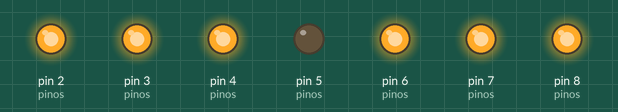
Recording of a sketch running on a simulated Arduino Uno, built with avr-gcc and run on an emulated ATmega328P. On the bench: output pins drawn as LEDs (lit = HIGH).

Above: at 0.5 s.
At 2.5 s:
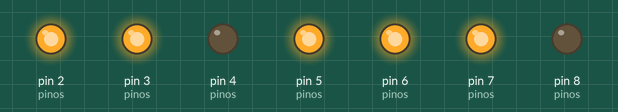
At 3.5 s:
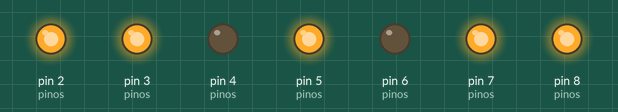
At 5.5 s:
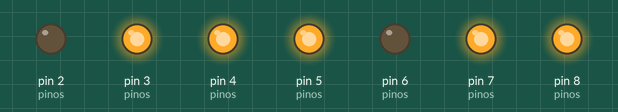
At 8.5 s:
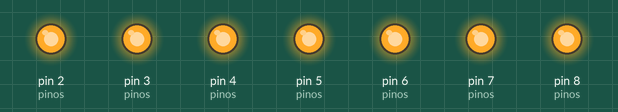
At 11.5 s:
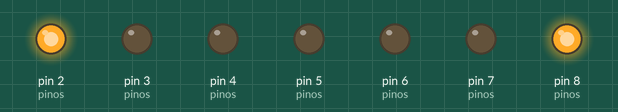
Timing chart, 0 to 13.0 s (numbered marks = the images above):
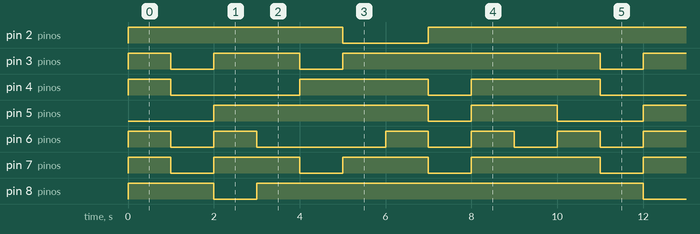

The sketch:

displaydesetesegmentos1.ino
```cpp
int a = 3, b = 2, c = 8, d = 7, e = 6, f = 4, g = 5, h = 9;
int numeros[10][7] = {
  //a b c d e f g
  {1,1,1,1,1,1,0}, //0
  {0,1,1,0,0,0,0}, //1
  {1,1,0,1,1,0,1}, //2
  {1,1,1,1,0,0,1}, //3
  {0,1,1,0,0,1,1}, //4
  {1,0,1,1,0,1,1}, //5
  {1,0,1,1,1,1,1}, //6
  {1,1,1,0,0,0,0}, //7
  {1,1,1,1,1,1,1}, //8
  {1,1,1,1,0,1,1}  //9
};

int pinos[7] = {a,b,c,d,e,f,g};

void setup() {
  for(int i = 0; i < 7; i++){
    pinMode(pinos[i], OUTPUT);
  }
}

void mostrarNumero(int num){

  for(int i = 0; i < 7; i++){
    digitalWrite(pinos[i], numeros[num][i]);
  }

}

void loop() {

  for(int i = 0; i < 10; i++){

    mostrarNumero(i);

    delay(1000);
  }

}
```

Measured:
- by itself, pin 2 (pinos): repeats every 10.0 s: LOW 2.0 s, HIGH 8.0 s
- by itself, pin 3 (pinos): repeats every 10.0 s: LOW 1.0 s, HIGH 2.0 s, LOW 1.0 s, HIGH 6.0 s
- by itself, pin 4 (pinos): repeats every 10.0 s: LOW 3.0 s, HIGH 3.0 s, LOW 1.0 s, HIGH 3.0 s
- by itself, pin 5 (pinos): repeats every 10.0 s: LOW 1.0 s, HIGH 2.0 s, LOW 2.0 s, HIGH 5.0 s
- by itself, pin 6 (pinos): repeats every 10.0 s: LOW 1.0 s, HIGH 1.0 s, LOW 3.0 s, 2 × (HIGH 1.0 s, LOW 1.0 s), HIGH 1.0 s
- by itself, pin 7 (pinos): repeats every 10.0 s: 2 × (LOW 1.0 s, HIGH 2.0 s), LOW 1.0 s, HIGH 3.0 s
- by itself, pin 8 (pinos): repeats every 10.0 s: LOW 1.0 s, HIGH 9.0 s
